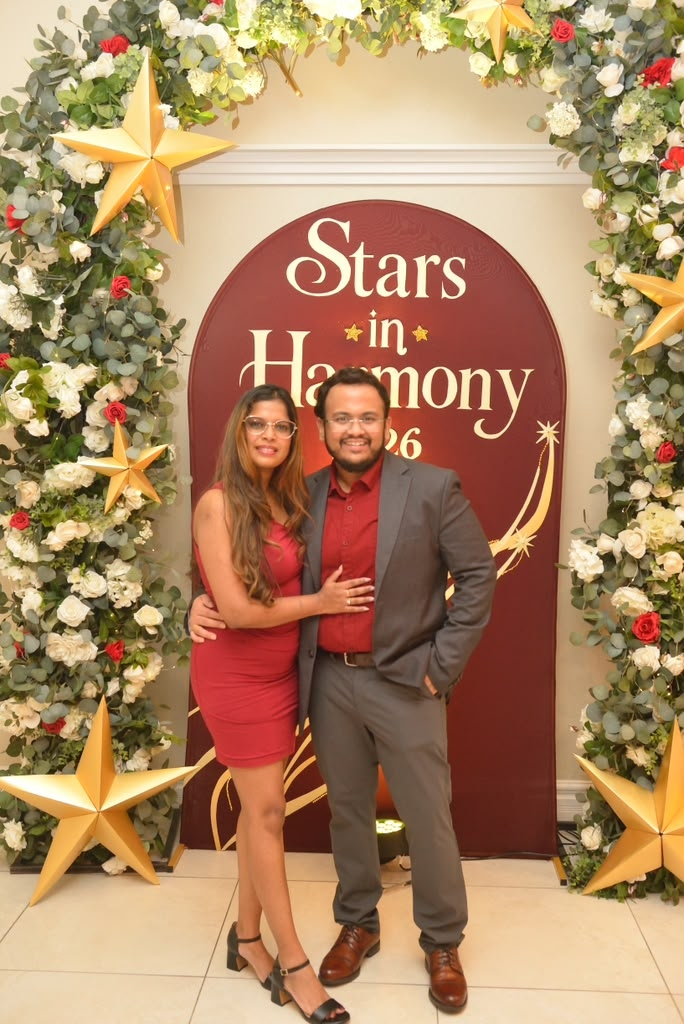
#> input picture punchi.jpg, 684 x 1024 px, found by its file name
$ python generate_card.py
#> lines starting #> are read from the running program, lines starting #| are printed output that depends on the picture
import math
from PIL import Image, ImageDraw, ImageFont, ImageFilter

def create_card():
    W, H = 1080, 1920
    # Create luxurious dark maroon / wine background
    img = Image.new("RGBA", (W, H), (26, 4, 10, 255))
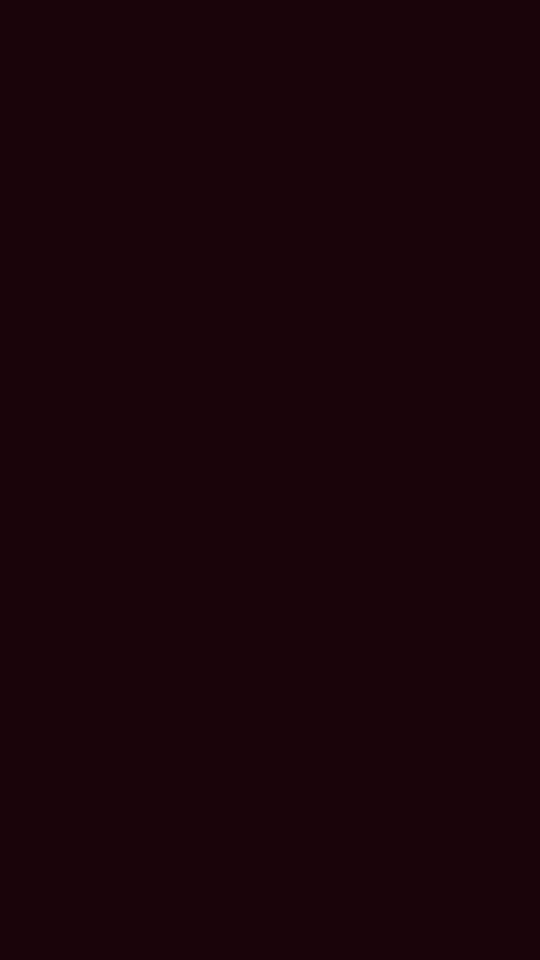
#> img: PIL image 1080x1920 RGBA (shown at 1/2 size); mean R, G, B, A 26, 4, 10, 255
    draw = ImageDraw.Draw(img)

    # Add radial glow in center
    center_glow = Image.new("RGBA", (W, H), (0, 0, 0, 0))
#> center_glow: PIL image 1080x1920 RGBA; every value is 0
    glow_draw = ImageDraw.Draw(center_glow)
    for r in range(700, 0, -10):
        alpha = int(70 * (1 - r / 700))
        glow_draw.ellipse([W//2 - r, 750 - r, W//2 + r, 750 + r], fill=(110, 13, 37, alpha))
    img = Image.alpha_composite(img, center_glow)
    draw = ImageDraw.Draw(img)

    # Draw golden sparkles / bokeh
    import random
    random.seed(42)
    for _ in range(90):
        x = random.randint(30, W - 30)
        y = random.randint(30, H - 30)
        radius = random.randint(2, 6)
        alpha = random.randint(80, 220)
        draw.ellipse([x - radius, y - radius, x + radius, y + radius], fill=(255, 215, 0, alpha))

    # Load and process punchi photo
    photo_path = r"c:\Users\mandi\OneDrive\Loku punchi birthday\punchi.jpg"
    photo = Image.open(photo_path).convert("RGBA")

    # Crop and resize photo to fit arched frame
    frame_w = 680
    frame_h = 920
    photo = photo.resize((frame_w, frame_h), Image.Resampling.LANCZOS)
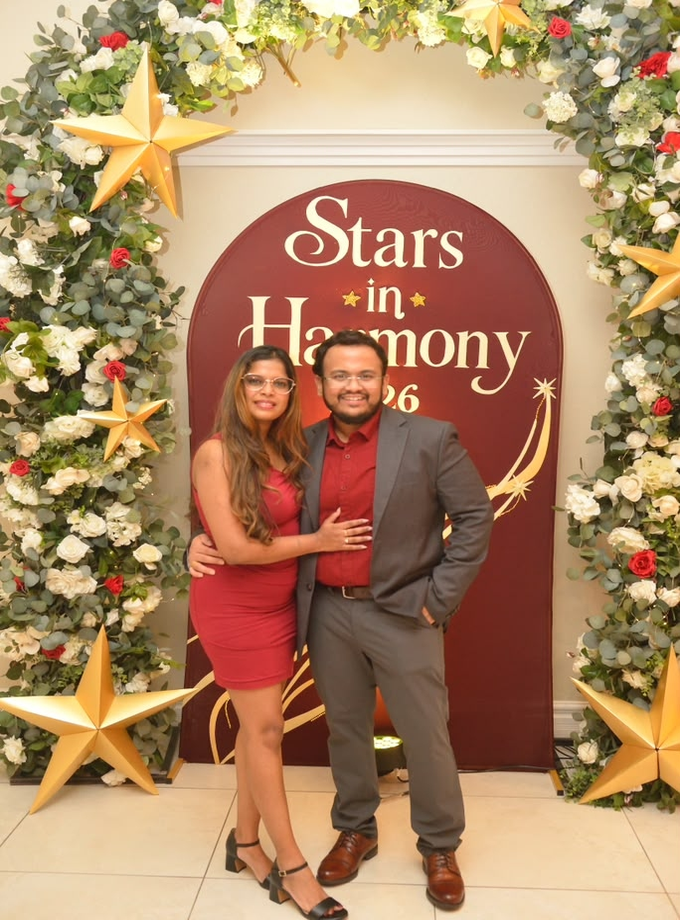
#> photo: PIL image 680x920 RGBA; mean R, G, B, A 171.7, 134.4, 99.4, 255

    # Create Arch mask
    mask = Image.new("L", (frame_w, frame_h), 0)
#> mask: PIL image 680x920 L; every value is 0
    mask_draw = ImageDraw.Draw(mask)
    # Rounded arch top (radius = frame_w // 2)
    mask_draw.pieslice([0, 0, frame_w, frame_w], 180, 360, fill=255)
    mask_draw.rectangle([0, frame_w//2, frame_w, frame_h - 40], fill=255)
    mask_draw.rounded_rectangle([0, frame_h - 100, frame_w, frame_h], radius=35, fill=255)

    # Frame position
    fx = (W - frame_w) // 2
    fy = 320

    # Draw Outer Gold Border
    border_thickness = 10
    outer_w = frame_w + border_thickness * 2
    outer_h = frame_h + border_thickness * 2
    gold_border = Image.new("RGBA", (outer_w, outer_h), (212, 175, 55, 255))
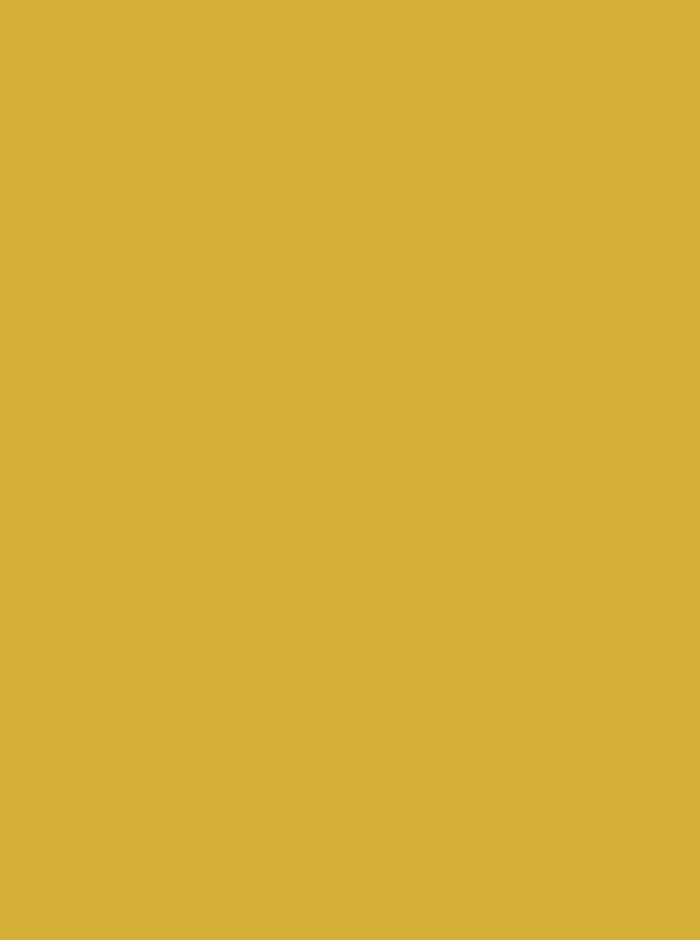
#> gold_border: PIL image 700x940 RGBA; mean R, G, B, A 212, 175, 55, 255
    gold_mask = Image.new("L", (outer_w, outer_h), 0)
#> gold_mask: PIL image 700x940 L; every value is 0
    g_draw = ImageDraw.Draw(gold_mask)
    g_draw.pieslice([0, 0, outer_w, outer_w], 180, 360, fill=255)
    g_draw.rectangle([0, outer_w//2, outer_w, outer_h - 40], fill=255)
    g_draw.rounded_rectangle([0, outer_h - 100, outer_w, outer_h], radius=40, fill=255)

    # Paste gold border with shadow
    shadow = Image.new("RGBA", (W, H), (0, 0, 0, 0))
    s_draw = ImageDraw.Draw(shadow)
    s_draw.rectangle([fx - 15, fy - 15, fx + frame_w + 15, fy + frame_h + 20], fill=(0, 0, 0, 160))
    shadow = shadow.filter(ImageFilter.GaussianBlur(25))
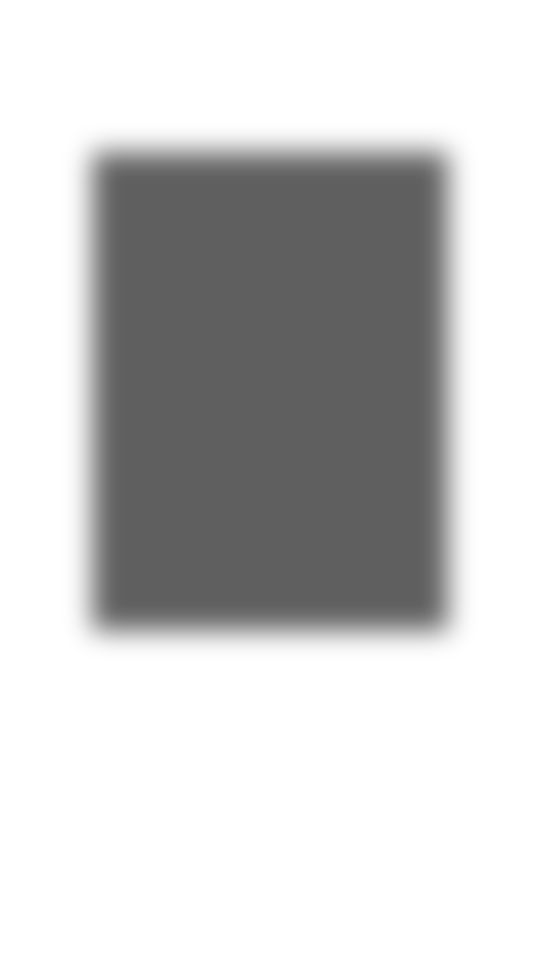
#> shadow: PIL image 1080x1920 RGBA (shown at 1/2 size); mean R, G, B, A 0, 0, 0, 52.4; transparent parts drawn white
    img = Image.alpha_composite(img, shadow)
    draw = ImageDraw.Draw(img)

    img.paste(gold_border, (fx - border_thickness, fy - border_thickness), gold_mask)
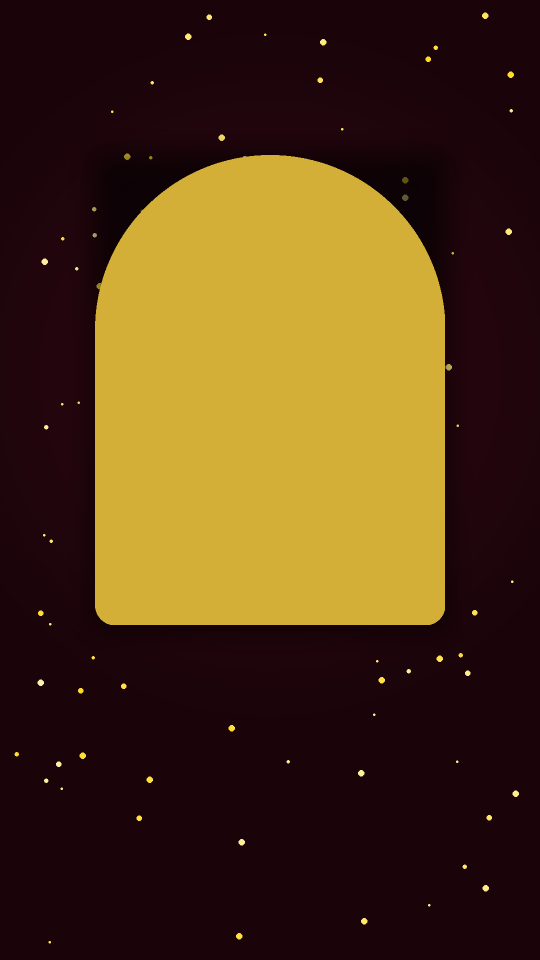
#> img: PIL image 1080x1920 RGBA (shown at 1/2 size); mean R, G, B, A 81.5, 54.4, 23.3, 254.8; transparent parts drawn white
    img.paste(photo, (fx, fy), mask)
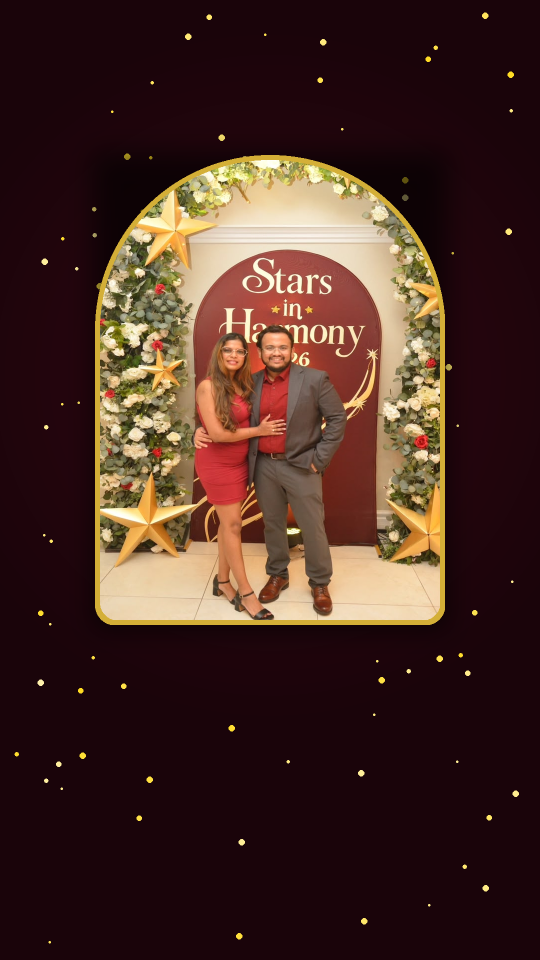
#> img: PIL image 1080x1920 RGBA (shown at 1/2 size); mean R, G, B, A 70.3, 42.6, 35.2, 254.8; transparent parts drawn white

    # Draw decorative headers
    # Load fonts (fallback to default if system font not found)
    try:
        font_script = ImageFont.truetype("georgia.ttf", 78)
        font_sub = ImageFont.truetype("arialbd.ttf", 46)
        font_body = ImageFont.truetype("arial.ttf", 36)
        font_small = ImageFont.truetype("georgia.ttf", 32)
    except:
        font_script = ImageFont.load_default()
        font_sub = ImageFont.load_default()
        font_body = ImageFont.load_default()
        font_small = ImageFont.load_default()

    # Top Text
    title_text = "Happy Birthday"
    t_bbox = draw.textbbox((0, 0), title_text, font=font_script)
#> t_bbox = (0, 14, 607, 89)
    tw = t_bbox[2] - t_bbox[0]
#> tw = 607
    draw.text(((W - tw)//2, 150), title_text, fill=(255, 229, 127, 255), font=font_script)

    sub_title = "DEAREST LOKU PUNCHI"
    s_bbox = draw.textbbox((0, 0), sub_title, font=font_sub)
#> s_bbox = (0, 8, 542, 43)
    sw = s_bbox[2] - s_bbox[0]
#> sw = 542
    draw.text(((W - sw)//2, 240), sub_title, fill=(255, 215, 0, 255), font=font_sub)

    # Stars in Harmony badge
    badge_text = "★ STARS IN HARMONY ★"
    b_bbox = draw.textbbox((0, 0), badge_text, font=font_small)
#> b_bbox = (0, 6, 398, 31)
    bw = b_bbox[2] - b_bbox[0]
#> bw = 398
    draw.rounded_rectangle([(W - bw)//2 - 25, fy + frame_h - 25, (W + bw)//2 + 25, fy + frame_h + 25], radius=25, fill=(30, 4, 10, 240), outline=(212, 175, 55, 255), width=2)
    draw.text(((W - bw)//2, fy + frame_h - 18), badge_text, fill=(255, 215, 0, 255), font=font_small)

    # Bottom Wishes text
    line1 = "Wishing you endless joy, radiant health,"
    line2 = "and unconditional happiness always!"
    line3 = "May every dream in your heart come true. ✨"
    line4 = "With Love & Blessings ❤️"

    y_start = fy + frame_h + 80
    for line, color in [(line1, (255, 240, 245, 255)), (line2, (255, 240, 245, 255)), (line3, (255, 215, 0, 255)), (line4, (247, 168, 184, 255))]:
        l_bbox = draw.textbbox((0, 0), line, font=font_body)
        lw = l_bbox[2] - l_bbox[0]
        draw.text(((W - lw)//2, y_start), line, fill=color, font=font_body)
        y_start += 55
#> this loop made 4 passes
#> (l_bbox, lw) on passes 1 to 4: ((0, 7, 722, 41), 722), ((0, 7, 667, 41), 667), ((0, 7, 799, 41), 799), ((0, 7, 439, 41), 439)
#> after the loop, y_start = 1540

    # Save image
    out_path = r"c:\Users\mandi\OneDrive\Loku punchi birthday\birthday_status.png"
    img.convert("RGB").save(out_path, quality=95)
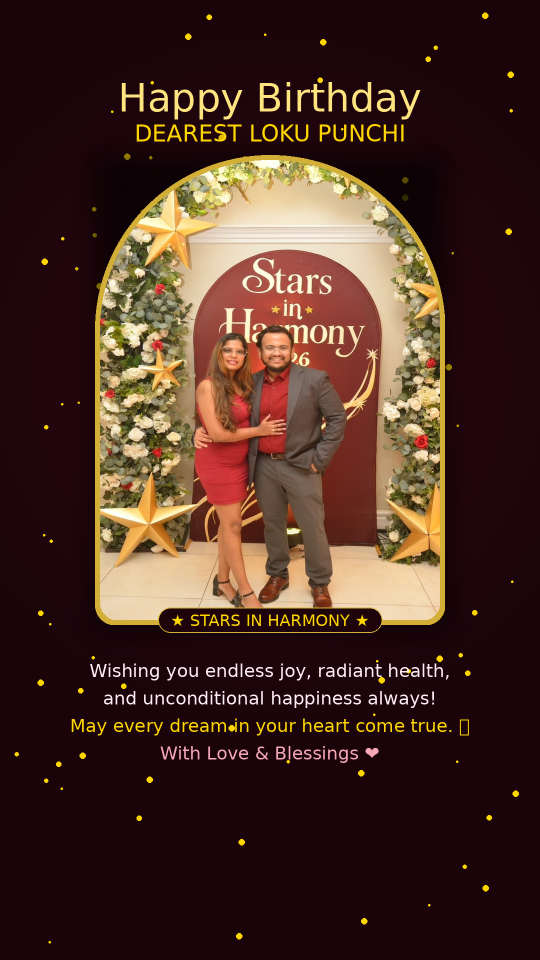
#> saved as birthday_status.png: PIL image 1080x1920 RGB (shown at 1/2 size); mean R, G, B 73.2, 45.3, 36.2
    print("Saved card to", out_path)

create_card()
